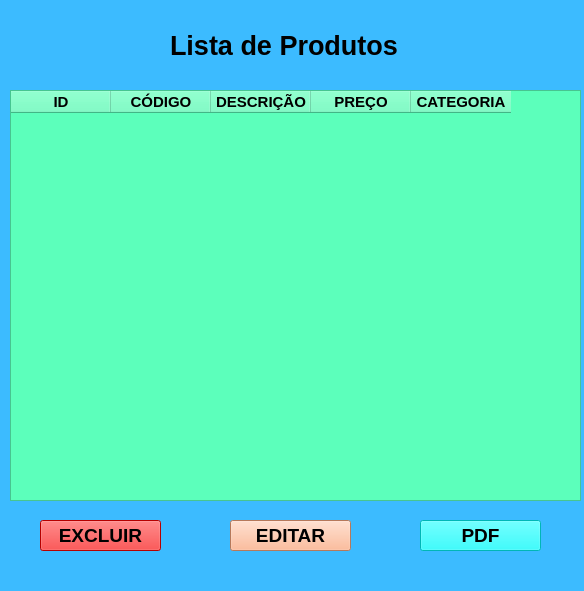
<?xml version="1.0" encoding="UTF-8"?>
<ui version="4.0">
 <class>MainWindow</class>
 <widget class="QMainWindow" name="MainWindow">
  <property name="geometry">
   <rect>
    <x>0</x>
    <y>0</y>
    <width>584</width>
    <height>591</height>
   </rect>
  </property>
  <property name="windowTitle">
   <string>MainWindow</string>
  </property>
  <property name="styleSheet">
   <string notr="true">background-color: rgb(60, 187, 255);</string>
  </property>
  <widget class="QWidget" name="centralwidget">
   <widget class="QLabel" name="label">
    <property name="geometry">
     <rect>
      <x>170</x>
      <y>30</y>
      <width>251</width>
      <height>31</height>
     </rect>
    </property>
    <property name="font">
     <font>
      <pointsize>20</pointsize>
      <weight>75</weight>
      <bold>true</bold>
     </font>
    </property>
    <property name="text">
     <string>Lista de Produtos</string>
    </property>
   </widget>
   <widget class="QTableWidget" name="tableWidget">
    <property name="geometry">
     <rect>
      <x>10</x>
      <y>90</y>
      <width>571</width>
      <height>411</height>
     </rect>
    </property>
    <property name="font">
     <font>
      <pointsize>13</pointsize>
      <weight>75</weight>
      <bold>true</bold>
     </font>
    </property>
    <property name="styleSheet">
     <string notr="true">background-color: rgb(92, 255, 187);</string>
    </property>
    <property name="gridStyle">
     <enum>Qt::NoPen</enum>
    </property>
    <column>
     <property name="text">
      <string>ID</string>
     </property>
     <property name="font">
      <font>
       <pointsize>11</pointsize>
       <weight>75</weight>
       <bold>true</bold>
      </font>
     </property>
     <property name="textAlignment">
      <set>AlignCenter</set>
     </property>
    </column>
    <column>
     <property name="text">
      <string>CÓDIGO</string>
     </property>
     <property name="font">
      <font>
       <pointsize>11</pointsize>
       <weight>75</weight>
       <bold>true</bold>
      </font>
     </property>
     <property name="textAlignment">
      <set>AlignCenter</set>
     </property>
    </column>
    <column>
     <property name="text">
      <string>DESCRIÇÃO</string>
     </property>
     <property name="font">
      <font>
       <pointsize>11</pointsize>
       <weight>75</weight>
       <bold>true</bold>
      </font>
     </property>
     <property name="textAlignment">
      <set>AlignCenter</set>
     </property>
    </column>
    <column>
     <property name="text">
      <string>PREÇO</string>
     </property>
     <property name="font">
      <font>
       <pointsize>11</pointsize>
       <weight>75</weight>
       <bold>true</bold>
      </font>
     </property>
     <property name="textAlignment">
      <set>AlignCenter</set>
     </property>
    </column>
    <column>
     <property name="text">
      <string>CATEGORIA</string>
     </property>
     <property name="font">
      <font>
       <pointsize>11</pointsize>
       <weight>75</weight>
       <bold>true</bold>
      </font>
     </property>
     <property name="textAlignment">
      <set>AlignCenter</set>
     </property>
    </column>
   </widget>
   <widget class="QPushButton" name="pushButton">
    <property name="geometry">
     <rect>
      <x>420</x>
      <y>520</y>
      <width>121</width>
      <height>31</height>
     </rect>
    </property>
    <property name="font">
     <font>
      <pointsize>14</pointsize>
      <weight>75</weight>
      <bold>true</bold>
     </font>
    </property>
    <property name="styleSheet">
     <string notr="true">background-color: rgb(0, 255, 255);</string>
    </property>
    <property name="text">
     <string>PDF</string>
    </property>
   </widget>
   <widget class="QPushButton" name="pushButton_2">
    <property name="geometry">
     <rect>
      <x>40</x>
      <y>520</y>
      <width>121</width>
      <height>31</height>
     </rect>
    </property>
    <property name="font">
     <font>
      <pointsize>14</pointsize>
      <weight>75</weight>
      <bold>true</bold>
     </font>
    </property>
    <property name="styleSheet">
     <string notr="true">background-color: rgb(255, 0, 0);</string>
    </property>
    <property name="text">
     <string>EXCLUIR</string>
    </property>
   </widget>
   <widget class="QPushButton" name="pushButton_3">
    <property name="geometry">
     <rect>
      <x>230</x>
      <y>520</y>
      <width>121</width>
      <height>31</height>
     </rect>
    </property>
    <property name="font">
     <font>
      <pointsize>14</pointsize>
      <weight>75</weight>
      <bold>true</bold>
     </font>
    </property>
    <property name="styleSheet">
     <string notr="true">background-color: rgb(255, 170, 127);</string>
    </property>
    <property name="text">
     <string>EDITAR</string>
    </property>
   </widget>
  </widget>
  <widget class="QMenuBar" name="menubar">
   <property name="geometry">
    <rect>
     <x>0</x>
     <y>0</y>
     <width>584</width>
     <height>21</height>
    </rect>
   </property>
  </widget>
  <widget class="QStatusBar" name="statusbar"/>
 </widget>
 <resources/>
 <connections/>
</ui>
